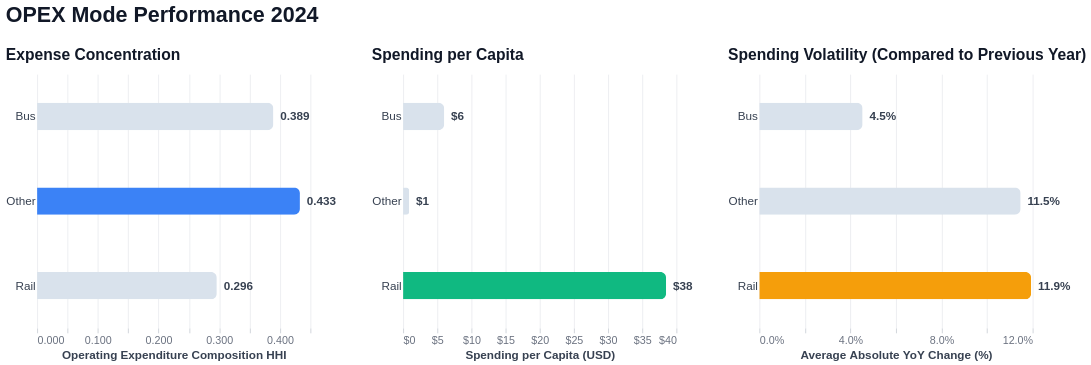

Notebook code cell kept with this figure:
### Code cell
scorecard = (
    opex_hhi[opex_hhi["year"] == 2024]
    .merge(
        opex_pc[opex_pc["year"] == 2024],
        on=["year", "mode_group"]
    )
    .merge(
        opex_vol,
        on="mode_group"
    )
)

opex_scorecard = plot_scorecard(
    scorecard,
    metrics=["hhi", "per_capita", "volatility"],
    group_column="mode_group",
    titles=["Expense Concentration", "Spending per Capita", "Spending Volatility (Compared to Previous Year)"],
    x_labels=["Operating Expenditure Composition HHI", "Spending per Capita (USD)", "Average Absolute YoY Change (%)"],
    formats=[".3f", "$,.0f", ".1%"],
    main_title="OPEX Mode Performance 2024"
)

opex_scorecard

### Figure 1 — Vega specification as saved in the notebook (floating-point values rounded to 4 significant figures)
{"$schema": "https://vega.github.io/schema/vega/v6.json", "data": [{"name": "source_0"}, {"name": "data_1", "values": [{"mode_group": "Bus", "hhi": 0.3891, "is_max": false, "y_mode_group_sort_index": 0.0, "hhi_end": 0.3891, "hhi_start": 0.0}, {"mode_group": "Other", "hhi": 0.4328, "is_max": true, "y_mode_group_sort_index": 1.0, "hhi_end": 0.4328, "hhi_start": 0.0}, {"mode_group": "Rail", "hhi": 0.2959, "is_max": false, "y_mode_group_sort_index": 2.0, "hhi_end": 0.2959, "hhi_start": 0.0}]}, {"name": "data_2", "values": [{"hhi": 0.3891, "mode_group": "Bus"}, {"hhi": 0.4328, "mode_group": "Other"}, {"hhi": 0.2959, "mode_group": "Rail"}]}, {"name": "source_1"}, {"name": "data_4", "values": [{"mode_group": "Bus", "per_capita": 6.022, "is_max": false, "y_mode_group_sort_index": 0.0, "per_capita_end": 6.022, "per_capita_start": 0.0}, {"mode_group": "Other", "per_capita": 0.8905, "is_max": false, "y_mode_group_sort_index": 1.0, "per_capita_end": 0.8905, "per_capita_start": 0.0}, {"mode_group": "Rail", "per_capita": 38.5, "is_max": true, "y_mode_group_sort_index": 2.0, "per_capita_end": 38.5, "per_capita_start": 0.0}]}, {"name": "data_5", "values": [{"mode_group": "Bus", "per_capita": 6.022}, {"mode_group": "Other", "per_capita": 0.8905}, {"mode_group": "Rail", "per_capita": 38.5}]}, {"name": "source_2"}, {"name": "data_7", "values": [{"mode_group": "Bus", "volatility": 0.04535, "is_max": false, "y_mode_group_sort_index": 0.0, "volatility_end": 0.04535, "volatility_start": 0.0}, {"mode_group": "Other", "volatility": 0.1147, "is_max": false, "y_mode_group_sort_index": 1.0, "volatility_end": 0.1147, "volatility_start": 0.0}, {"mode_group": "Rail", "volatility": 0.1193, "is_max": true, "y_mode_group_sort_index": 2.0, "volatility_end": 0.1193, "volatility_start": 0.0}]}, {"name": "data_8", "values": [{"mode_group": "Bus", "volatility": 0.04535}, {"mode_group": "Other", "volatility": 0.1147}, {"mode_group": "Rail", "volatility": 0.1193}]}, {"name": "source_0_concat_0_y_domain_mode_group", "values": [{"mode_group": "Bus", "sort_field": 0.0}, {"mode_group": "Other", "sort_field": 1.0}, {"mode_group": "Rail", "sort_field": 2.0}]}, {"name": "source_1_concat_1_y_domain_mode_group", "values": [{"mode_group": "Bus", "sort_field": 0.0}, {"mode_group": "Other", "sort_field": 1.0}, {"mode_group": "Rail", "sort_field": 2.0}]}, {"name": "source_2_concat_2_y_domain_mode_group", "values": [{"mode_group": "Bus", "sort_field": 0.0}, {"mode_group": "Other", "sort_field": 1.0}, {"mode_group": "Rail", "sort_field": 2.0}]}], "signals": [{"name": "childWidth", "value": 280}], "marks": [{"type": "group", "name": "concat_0_group", "encode": {"update": {"height": {"signal": "height"}, "width": {"signal": "childWidth"}}}, "marks": [{"type": "group", "from": {"facet": {"data": "data_1", "name": "stack_group_concat_0_layer_0_main", "groupby": ["mode_group"], "aggregate": {"fields": ["hhi_start", "hhi_start", "hhi_end", "hhi_end"], "ops": ["min", "max", "min", "max"]}}}, "encode": {"update": {"yc": {"field": "mode_group", "scale": "concat_0_y", "band": 0.5}, "height": {"value": 28}, "x": {"signal": "min(scale('concat_0_x',datum[\"min_hhi_start\"]),scale('concat_0_x',datum[\"max_hhi_start\"]),scale('concat_0_x',datum[\"min_hhi_end\"]),scale('concat_0_x',datum[\"max_hhi_end\"]))"}, "cornerRadiusBottomRight": {"value": 6}, "x2": {"signal": "max(scale('concat_0_x',datum[\"min_hhi_start\"]),scale('concat_0_x',datum[\"max_hhi_start\"]),scale('concat_0_x',datum[\"min_hhi_end\"]),scale('concat_0_x',datum[\"max_hhi_end\"]))"}, "cornerRadiusTopRight": {"value": 6}, "clip": {"value": true}}}, "marks": [{"type": "group", "encode": {"update": {"x": {"field": {"signal": null, "datum": null, "group": "x", "parent": null}, "mult": -1}, "height": {"field": {"signal": null, "datum": null, "group": "height", "parent": null}}}}, "marks": [{"type": "rect", "name": "concat_0_layer_0_marks", "from": {"data": "stack_group_concat_0_layer_0_main"}, "encode": {"update": {"tooltip": {"signal": "{\"mode_group\": isValid(datum[\"mode_group\"]) ? isArray(datum[\"mode_group\"]) ? join(datum[\"mode_group\"], '\\n') : datum[\"mode_group\"] : \"\"+datum[\"mode_group\"], \"Expense Concentration\": format(datum[\"hhi\"], \".3f\")}"}, "x2": {"field": "hhi_start", "scale": "concat_0_x"}, "fill": [{"value": "#3B82F6", "test": "datum.is_max"}, {"value": "#D9E2EC"}], "height": {"field": {"signal": null, "datum": null, "group": "height", "parent": null}}, "x": {"field": "hhi_end", "scale": "concat_0_x"}}}, "style": ["bar"]}]}]}, {"type": "text", "name": "concat_0_layer_1_marks", "from": {"data": "data_2"}, "encode": {"update": {"align": {"value": "left"}, "baseline": {"value": "middle"}, "fill": {"value": "#374151"}, "y": {"field": "mode_group", "scale": "concat_0_y", "band": 0.5}, "dx": {"value": 7}, "fontSize": {"value": 12}, "fontWeight": {"value": "bold"}, "x": {"field": "hhi", "scale": "concat_0_x"}, "text": {"signal": "format(datum[\"hhi\"], \".3f\")"}}}, "style": ["text"]}], "axes": [{"scale": "concat_0_x", "maxExtent": 0, "zindex": 0, "tickCount": {"signal": "ceil(childWidth/40)"}, "ticks": false, "aria": false, "orient": "bottom", "minExtent": 0, "gridOpacity": 0.7, "grid": true, "gridScale": "concat_0_y", "gridColor": "#E5E7EB", "domain": false, "labels": false}, {"scale": "concat_0_x", "domain": false, "titleColor": "#374151", "titleFontSize": 12, "tickCount": {"signal": "ceil(childWidth/40)"}, "grid": false, "labelOverlap": true, "zindex": 0, "labelFlush": true, "orient": "bottom", "tickColor": "#D1D5DB", "format": ".3f", "labelColor": "#6B7280", "labelFontSize": 11, "title": "Operating Expenditure Composition HHI"}, {"scale": "concat_0_y", "labelFontSize": 12, "domain": false, "zindex": 0, "orient": "left", "labelColor": "#374151", "ticks": false, "grid": false, "labelFontWeight": 500}], "title": {"text": "Expense Concentration", "subtitleColor": "#6B7280", "subtitle": "", "subtitleFontSize": 11, "anchor": "start", "fontSize": 16, "offset": 12, "color": "#111827", "fontWeight": 600}, "style": "cell"}, {"type": "group", "name": "concat_1_group", "encode": {"update": {"height": {"signal": "height"}, "width": {"signal": "childWidth"}}}, "marks": [{"type": "group", "from": {"facet": {"data": "data_4", "name": "stack_group_concat_1_layer_0_main", "groupby": ["mode_group"], "aggregate": {"fields": ["per_capita_start", "per_capita_start", "per_capita_end", "per_capita_end"], "ops": ["min", "max", "min", "max"]}}}, "encode": {"update": {"x": {"signal": "min(scale('concat_1_x',datum[\"min_per_capita_start\"]),scale('concat_1_x',datum[\"max_per_capita_start\"]),scale('concat_1_x',datum[\"min_per_capita_end\"]),scale('concat_1_x',datum[\"max_per_capita_end\"]))"}, "clip": {"value": true}, "x2": {"signal": "max(scale('concat_1_x',datum[\"min_per_capita_start\"]),scale('concat_1_x',datum[\"max_per_capita_start\"]),scale('concat_1_x',datum[\"min_per_capita_end\"]),scale('concat_1_x',datum[\"max_per_capita_end\"]))"}, "height": {"value": 28}, "cornerRadiusBottomRight": {"value": 6}, "yc": {"field": "mode_group", "scale": "concat_1_y", "band": 0.5}, "cornerRadiusTopRight": {"value": 6}}}, "marks": [{"type": "group", "encode": {"update": {"height": {"field": {"signal": null, "datum": null, "group": "height", "parent": null}}, "x": {"field": {"signal": null, "datum": null, "group": "x", "parent": null}, "mult": -1}}}, "marks": [{"type": "rect", "name": "concat_1_layer_0_marks", "from": {"data": "stack_group_concat_1_layer_0_main"}, "encode": {"update": {"x2": {"field": "per_capita_start", "scale": "concat_1_x"}, "tooltip": {"signal": "{\"mode_group\": isValid(datum[\"mode_group\"]) ? isArray(datum[\"mode_group\"]) ? join(datum[\"mode_group\"], '\\n') : datum[\"mode_group\"] : \"\"+datum[\"mode_group\"], \"Spending per Capita\": format(datum[\"per_capita\"], \"$,.0f\")}"}, "height": {"field": {"signal": null, "datum": null, "group": "height", "parent": null}}, "fill": [{"value": "#10B981", "test": "datum.is_max"}, {"value": "#D9E2EC"}], "x": {"field": "per_capita_end", "scale": "concat_1_x"}}}, "style": ["bar"]}]}]}, {"type": "text", "name": "concat_1_layer_1_marks", "from": {"data": "data_5"}, "encode": {"update": {"fontSize": {"value": 12}, "baseline": {"value": "middle"}, "dx": {"value": 7}, "fontWeight": {"value": "bold"}, "text": {"signal": "format(datum[\"per_capita\"], \"$,.0f\")"}, "y": {"field": "mode_group", "scale": "concat_1_y", "band": 0.5}, "align": {"value": "left"}, "fill": {"value": "#374151"}, "x": {"field": "per_capita", "scale": "concat_1_x"}}}, "style": ["text"]}], "axes": [{"scale": "concat_1_x", "aria": false, "ticks": false, "labels": false, "maxExtent": 0, "domain": false, "minExtent": 0, "orient": "bottom", "zindex": 0, "grid": true, "tickCount": {"signal": "ceil(childWidth/40)"}, "gridOpacity": 0.7, "gridScale": "concat_1_y", "gridColor": "#E5E7EB"}, {"scale": "concat_1_x", "labelOverlap": true, "labelColor": "#6B7280", "domain": false, "grid": false, "title": "Spending per Capita (USD)", "titleFontSize": 12, "labelFontSize": 11, "orient": "bottom", "tickCount": {"signal": "ceil(childWidth/40)"}, "zindex": 0, "tickColor": "#D1D5DB", "titleColor": "#374151", "labelFlush": true, "format": "$,.0f"}, {"scale": "concat_1_y", "orient": "left", "grid": false, "labelFontWeight": 500, "domain": false, "ticks": false, "labelColor": "#374151", "zindex": 0, "labelFontSize": 12}], "title": {"text": "Spending per Capita", "subtitleFontSize": 11, "subtitle": "", "fontWeight": 600, "anchor": "start", "fontSize": 16, "subtitleColor": "#6B7280", "color": "#111827", "offset": 12}, "style": "cell"}, {"type": "group", "name": "concat_2_group", "encode": {"update": {"height": {"signal": "height"}, "width": {"signal": "childWidth"}}}, "marks": [{"type": "group", "from": {"facet": {"data": "data_7", "name": "stack_group_concat_2_layer_0_main", "groupby": ["mode_group"], "aggregate": {"fields": ["volatility_start", "volatility_start", "volatility_end", "volatility_end"], "ops": ["min", "max", "min", "max"]}}}, "encode": {"update": {"yc": {"field": "mode_group", "scale": "concat_2_y", "band": 0.5}, "cornerRadiusTopRight": {"value": 6}, "cornerRadiusBottomRight": {"value": 6}, "x": {"signal": "min(scale('concat_2_x',datum[\"min_volatility_start\"]),scale('concat_2_x',datum[\"max_volatility_start\"]),scale('concat_2_x',datum[\"min_volatility_end\"]),scale('concat_2_x',datum[\"max_volatility_end\"]))"}, "height": {"value": 28}, "x2": {"signal": "max(scale('concat_2_x',datum[\"min_volatility_start\"]),scale('concat_2_x',datum[\"max_volatility_start\"]),scale('concat_2_x',datum[\"min_volatility_end\"]),scale('concat_2_x',datum[\"max_volatility_end\"]))"}, "clip": {"value": true}}}, "marks": [{"type": "group", "encode": {"update": {"height": {"field": {"signal": null, "datum": null, "group": "height", "parent": null}}, "x": {"field": {"signal": null, "datum": null, "group": "x", "parent": null}, "mult": -1}}}, "marks": [{"type": "rect", "name": "concat_2_layer_0_marks", "from": {"data": "stack_group_concat_2_layer_0_main"}, "encode": {"update": {"fill": [{"value": "#F59E0B", "test": "datum.is_max"}, {"value": "#D9E2EC"}], "tooltip": {"signal": "{\"mode_group\": isValid(datum[\"mode_group\"]) ? isArray(datum[\"mode_group\"]) ? join(datum[\"mode_group\"], '\\n') : datum[\"mode_group\"] : \"\"+datum[\"mode_group\"], \"Spending Volatility (Compared to Previous Year)\": format(datum[\"volatility\"], \".1%\")}"}, "x": {"field": "volatility_end", "scale": "concat_2_x"}, "x2": {"field": "volatility_start", "scale": "concat_2_x"}, "height": {"field": {"signal": null, "datum": null, "group": "height", "parent": null}}}}, "style": ["bar"]}]}]}, {"type": "text", "name": "concat_2_layer_1_marks", "from": {"data": "data_8"}, "encode": {"update": {"dx": {"value": 7}, "baseline": {"value": "middle"}, "fontSize": {"value": 12}, "fontWeight": {"value": "bold"}, "fill": {"value": "#374151"}, "text": {"signal": "format(datum[\"volatility\"], \".1%\")"}, "x": {"field": "volatility", "scale": "concat_2_x"}, "y": {"field": "mode_group", "scale": "concat_2_y", "band": 0.5}, "align": {"value": "left"}}}, "style": ["text"]}], "axes": [{"scale": "concat_2_x", "domain": false, "aria": false, "minExtent": 0, "ticks": false, "labels": false, "maxExtent": 0, "zindex": 0, "grid": true, "orient": "bottom", "gridOpacity": 0.7, "gridColor": "#E5E7EB", "gridScale": "concat_2_y", "tickCount": {"signal": "ceil(childWidth/40)"}}, {"scale": "concat_2_x", "labelColor": "#6B7280", "labelOverlap": true, "zindex": 0, "format": ".1%", "orient": "bottom", "domain": false, "tickColor": "#D1D5DB", "titleColor": "#374151", "titleFontSize": 12, "grid": false, "labelFontSize": 11, "title": "Average Absolute YoY Change (%)", "labelFlush": true, "tickCount": {"signal": "ceil(childWidth/40)"}}, {"scale": "concat_2_y", "labelFontWeight": 500, "labelColor": "#374151", "orient": "left", "grid": false, "domain": false, "ticks": false, "zindex": 0, "labelFontSize": 12}], "title": {"text": "Spending Volatility (Compared to Previous Year)", "fontWeight": 600, "subtitle": "", "anchor": "start", "offset": 12, "fontSize": 16, "subtitleColor": "#6B7280", "color": "#111827", "subtitleFontSize": 11}, "style": "cell"}], "scales": [{"name": "concat_0_x", "type": "linear", "domain": {"fields": [{"data": "data_1", "field": "hhi_start"}, {"data": "data_1", "field": "hhi_end"}, {"data": "data_2", "field": "hhi"}]}, "range": [0, {"signal": "childWidth"}], "nice": true, "zero": true}, {"name": "concat_0_y", "type": "band", "domain": {"data": "source_0_concat_0_y_domain_mode_group", "field": "mode_group", "sort": {"op": "max", "field": "sort_field"}}, "range": [0, {"signal": "height"}], "paddingInner": 0.1, "paddingOuter": 0.05}, {"name": "concat_1_x", "type": "linear", "domain": {"fields": [{"data": "data_4", "field": "per_capita_start"}, {"data": "data_4", "field": "per_capita_end"}, {"data": "data_5", "field": "per_capita"}]}, "range": [0, {"signal": "childWidth"}], "nice": true, "zero": true}, {"name": "concat_1_y", "type": "band", "domain": {"data": "source_1_concat_1_y_domain_mode_group", "field": "mode_group", "sort": {"op": "max", "field": "sort_field"}}, "range": [0, {"signal": "height"}], "paddingInner": 0.1, "paddingOuter": 0.05}, {"name": "concat_2_x", "type": "linear", "domain": {"fields": [{"data": "data_7", "field": "volatility_start"}, {"data": "data_7", "field": "volatility_end"}, {"data": "data_8", "field": "volatility"}]}, "range": [0, {"signal": "childWidth"}], "zero": true, "nice": true}, {"name": "concat_2_y", "type": "band", "domain": {"data": "source_2_concat_2_y_domain_mode_group", "field": "mode_group", "sort": {"op": "max", "field": "sort_field"}}, "range": [0, {"signal": "height"}], "paddingOuter": 0.05, "paddingInner": 0.1}], "title": {"text": "OPEX Mode Performance 2024", "color": "#111827", "anchor": "start", "fontWeight": "bold", "fontSize": 22, "offset": 20}, "background": "white", "height": 260, "layout": {"padding": 35, "bounds": "full", "align": "each"}, "padding": 5, "config": {"axis": {"labelFont": "Arial", "titleFont": "Arial"}, "style": {"cell": {"strokeWidth": 0}, "group-title": {"font": "Arial"}}}}
